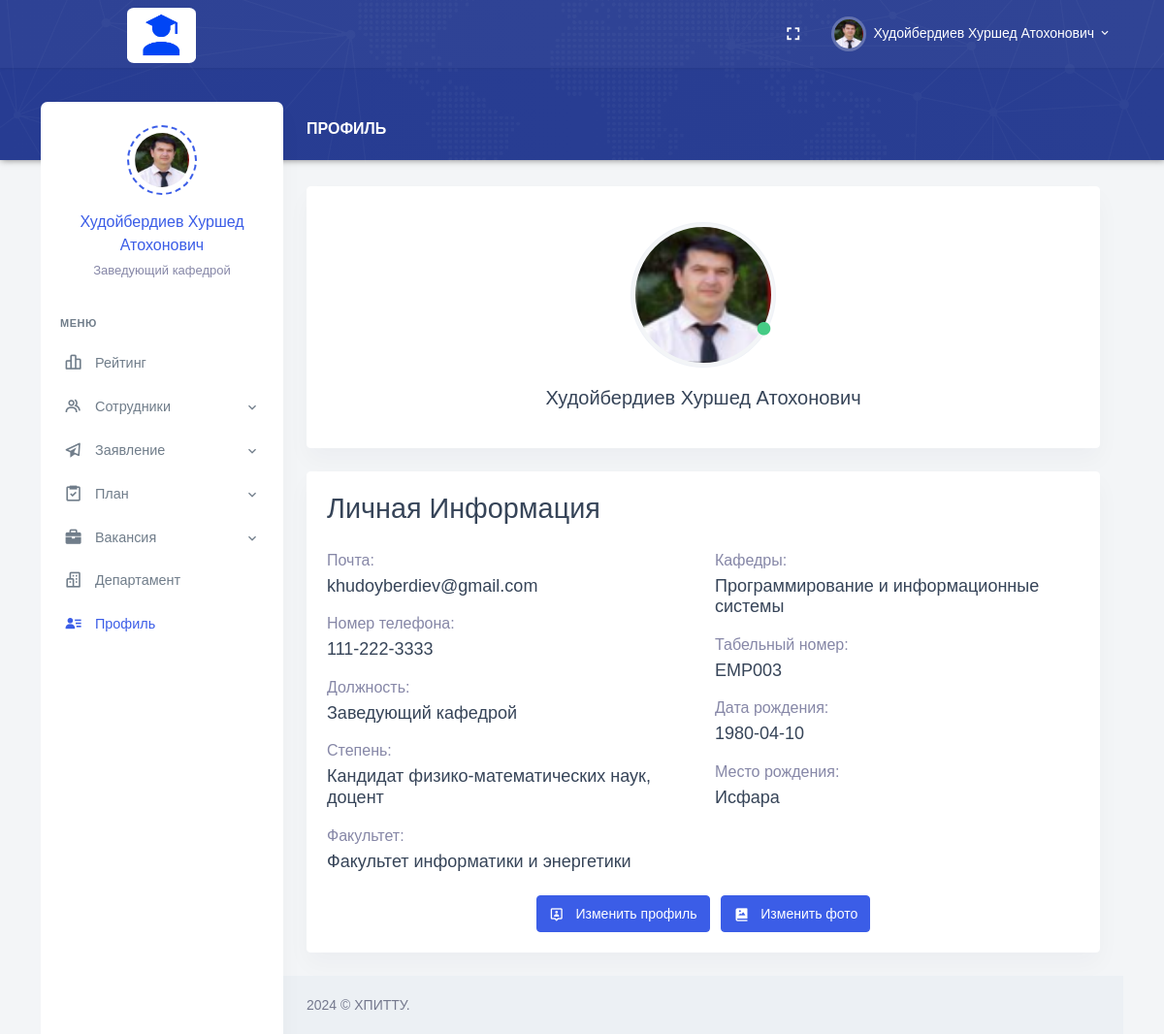
Screenshot of /Role/HR/profile.php (signed in) with the database file from the repository.
### tables this page shows
CREATE TABLE `employees` (
  `Employee_Id` int NOT NULL AUTO_INCREMENT,
  `Full_Name` varchar(255) DEFAULT NULL,
  `Date_of_Birth` date DEFAULT NULL,
  `Place_of_Birth` varchar(255) DEFAULT NULL,
  `Position_Id` int DEFAULT NULL,
  `Degree_Id` int DEFAULT NULL,
  `Faculty_Id` int DEFAULT NULL,
  `Department_Id` int DEFAULT NULL,
  `User_Role_Id` int DEFAULT NULL,
  `Email` varchar(255) DEFAULT NULL,
  `Phone_Number` varchar(20) DEFAULT NULL,
  `Employee_Number` varchar(20) DEFAULT NULL,
  `Date_Added` date DEFAULT NULL,
  `Path_Photo` varchar(255) DEFAULT NULL,
  `Username` varchar(255) DEFAULT NULL,
  `Password` varchar(255) DEFAULT NULL,
  PRIMARY KEY (`Employee_Id`),
  KEY `Degree_Id` (`Degree_Id`),
  KEY `Faculty_Id` (`Faculty_Id`),
  KEY `Department_Id` (`Department_Id`),
  KEY `User_Role_Id` (`User_Role_Id`),
  KEY `employees_ibfk_1` (`Position_Id`),
  CONSTRAINT `employees_ibfk_1` FOREIGN KEY (`Position_Id`) REFERENCES `positions` (`Position_Id`) ON DELETE CASCADE ON UPDATE CASCADE,
  CONSTRAINT `employees_ibfk_2` FOREIGN KEY (`Degree_Id`) REFERENCES `degrees` (`Degree_Id`) ON DELETE CASCADE ON UPDATE CASCADE,
  CONSTRAINT `employees_ibfk_3` FOREIGN KEY (`Faculty_Id`) REFERENCES `faculties` (`Faculty_Id`) ON DELETE CASCADE ON UPDATE CASCADE,
  CONSTRAINT `employees_ibfk_4` FOREIGN KEY (`Department_Id`) REFERENCES `departments` (`Department_Id`) ON DELETE CASCADE ON UPDATE CASCADE,
  CONSTRAINT `employees_ibfk_5` FOREIGN KEY (`User_Role_Id`) REFERENCES `user_roles` (`User_Role_Id`) ON DELETE CASCADE ON UPDATE CASCADE
);

CREATE TABLE `positions` (
  `Position_Id` int NOT NULL,
  `Position_Name` varchar(255) DEFAULT NULL,
  PRIMARY KEY (`Position_Id`)
);

CREATE TABLE `degrees` (
  `Degree_Id` int NOT NULL,
  `Degree_Name` varchar(255) DEFAULT NULL,
  PRIMARY KEY (`Degree_Id`)
);

CREATE TABLE `faculties` (
  `Faculty_Id` int NOT NULL,
  `Faculty_Name` varchar(255) DEFAULT NULL,
  PRIMARY KEY (`Faculty_Id`)
);

CREATE TABLE `departments` (
  `Department_Id` int NOT NULL,
  `Department_Name` varchar(255) DEFAULT NULL,
  PRIMARY KEY (`Department_Id`)
);

### Role/HR/profile.php (the view, shortened to what the rows shown need)
<?php
require_once "header.php";
require_once "conn.php";
$sql_query = "SELECT Full_Name, Position_Id, Email, Phone_Number, Degree_Id, Faculty_Id, Department_Id, Employee_Number, Date_Of_Birth, Place_Of_Birth, Path_Photo FROM employees WHERE Username = ?";
$stmt = mysqli_prepare($conn, $sql_query);
if ($stmt) {
    mysqli_stmt_bind_param($stmt, "s", $_SESSION["Username"]);
    mysqli_stmt_execute($stmt);
    $result = mysqli_stmt_get_result($stmt);
    if (mysqli_num_rows($result) > 0) {
        $row = mysqli_fetch_assoc($result);
        $Full_Name = ucwords($row["Full_Name"]);
        $Position_Id = $row["Position_Id"];
        $Email = $row["Email"];
        $Phone_Number = $row["Phone_Number"];
        $Degree_Id = $row["Degree_Id"];
        $Faculty_Id = $row["Faculty_Id"];
        $Department_Id = $row["Department_Id"];
        $Employee_Number = $row["Employee_Number"];
        $Date_Of_Birth = $row["Date_Of_Birth"];
        $Place_Of_Birth = $row["Place_Of_Birth"];
        $Path_Photo = $row["Path_Photo"];
        $sql_faculty = "SELECT Faculty_Name FROM faculties WHERE Faculty_Id = ?";
        $stmt_faculty = mysqli_prepare($conn, $sql_faculty);
        mysqli_stmt_bind_param($stmt_faculty, "i", $Faculty_Id);
        mysqli_stmt_execute($stmt_faculty);
        $result_faculty = mysqli_stmt_get_result($stmt_faculty);
        $row_faculty = mysqli_fetch_assoc($result_faculty);
        $Faculty_Name = $row_faculty['Faculty_Name'];
        $sql_department = "SELECT Department_Name FROM departments WHERE Department_Id = ?";
        $stmt_department = mysqli_prepare($conn, $sql_department);
        mysqli_stmt_bind_param($stmt_department, "i", $Department_Id);
        mysqli_stmt_execute($stmt_department);
        $result_department = mysqli_stmt_get_result($stmt_department);
        $row_department = mysqli_fetch_assoc($result_department);
        $Department_Name = $row_department['Department_Name'];
        $sql_position = "SELECT Position_Name FROM positions WHERE Position_Id = ?";
        $stmt_position = mysqli_prepare($conn, $sql_position);
        mysqli_stmt_bind_param($stmt_position, "i", $Position_Id);
        mysqli_stmt_execute($stmt_position);
        $result_position = mysqli_stmt_get_result($stmt_position);
        $row_position = mysqli_fetch_assoc($result_position);
        $Position_Name = $row_position['Position_Name'];
        $sql_degree = "SELECT Degree_Name FROM degrees WHERE Degree_Id = ?";
        $stmt_degree = mysqli_prepare($conn, $sql_degree);
        mysqli_stmt_bind_param($stmt_degree, "i", $Degree_Id);
        mysqli_stmt_execute($stmt_degree);
        $result_degree = mysqli_stmt_get_result($stmt_degree);
        $row_degree = mysqli_fetch_assoc($result_degree);
        $Degree_Name = $row_degree['Degree_Name'];
    } else {
        echo "Данные не найдены";
    }
} else {
    echo "Ошибка запроса: " . mysqli_error($conn);
}
?>
<div class="main-content">
    <div class="page-content">
        <div class="row">
            <div class="col-md-12 col-xl-12">
                <div class="card">
                    <div class="card-body">
                        <div class="profile-widgets py-3">
                            <div class="text-center">
                                <div class="d-flex justify-content-center align-items-center">
                                    <div class="position-relative">
                                        <img src="../Personal/upload/<?php if(!empty($Path_Photo)){ echo $Path_Photo; }else{ echo "1.jpg"; } ?>" alt=""
                                            class="avatar-lg mx-auto img-thumbnail rounded-circle"
                                            style="width: 150px; height: 150px;">
                                        <div class="online-circle"
                                            style="position: absolute; right: -50px; top: 100px;">
                                            <i class="fas fa-circle text-success"></i>
                                        </div>
                                    </div>
                                </div>
                                <div class="mt-3">
                                    <a href="#" class="text-reset fw-medium font-size-20"><?php echo $Full_Name; ?></a>
                                </div>
                            </div>
                        </div>
                    </div>
                </div>
                <div class="card">
                    <div class="card-body">
                        <h2>Личная Информация</h2>
                        <div class="row">
                            <div class="col-md-6">
                                <div class="mt-3">
                                    <p class="font-size-16 text-muted mb-1">Почта:</p>
                                    <h5 class=""><?php echo $Email; ?></h5>
                                </div>
                                <div class="mt-3">
                                    <p class="font-size-16 text-muted mb-1">Номер телефона:</p>
                                    <h5 class=""><?php echo $Phone_Number; ?></h5>
                                </div>
                                <div class="mt-3">
                                    <p class="font-size-16 text-muted mb-1">Должность:</p>
                                    <h5 class=""><?php echo $Position_Name; ?></h5>
                                </div>
                                <div class="mt-3">
                                    <p class="font-size-16 text-muted mb-1">Степень:</p>
                                    <h5 class=""><?php echo $Degree_Name; ?></h5>
                                </div>
                                <div class="mt-3">
                                    <p class="font-size-16 text-muted mb-1">Факультет:</p>
                                    <h5 class=""><?php echo $Faculty_Name; ?></h5>
                                </div>
                            </div>
                            <div class="col-md-6">
                                <div class="mt-3">
                                    <p class="font-size-16 text-muted mb-1">Кафедры:</p>
                                    <h5 class=""><?php echo $Department_Name; ?></h5>
                                </div>
                                <div class="mt-3">
                                    <p class="font-size-16 text-muted mb-1">Табельный номер:</p>
                                    <h5 class=""><?php echo $Employee_Number; ?></h5>
                                </div>
                                <div class="mt-3">
                                    <p class="font-size-16 text-muted mb-1">Дата рождения:</p>
                                    <h5 class=""><?php echo $Date_Of_Birth; ?></h5>
                                </div>
                                <div class="mt-3">
                                    <p class="font-size-16 text-muted mb-1">Место рождения:</p>
                                    <h5 class=""><?php echo $Place_Of_Birth; ?></h5>
                                </div>
                            </div>
                        </div>
                    </div>
                </div>
            </div>
        </div>
    </div>
    <?php
require_once "footer.php";
?>

### Role/HR/header.php (shortened to what the rows shown need)
<?php
    require_once "conn.php";
    $sql_command = "SELECT e.*, p.Position_Name, e.Path_Photo
    FROM employees e
    INNER JOIN positions p ON e.Position_Id = p.Position_Id
    WHERE e.Username = '{$_SESSION['Username']}'";
$result = mysqli_query($conn, $sql_command);
if (mysqli_num_rows($result) > 0) {
while ($rows = mysqli_fetch_assoc($result)) {
$Full_Name = ucwords($rows["Full_Name"]);
$Position_Name = $rows["Position_Name"];
$Path_Photo = $rows["Path_Photo"];
}
}
?>
<!doctype html>
<html lang="en">
<head>
    <link href="/assets/css/bootstrap.min.css" id="bootstrap-style" rel="stylesheet" type="text/css" />
    <link href="/assets/css/app.min.css" id="app-style" rel="stylesheet" type="text/css" />
    <link href="/assets/libs/datatables.net-bs4/css/dataTables.bootstrap4.min.css" rel="stylesheet" type="text/css" />
    <link href="/assets/libs/datatables.net-buttons-bs4/css/buttons.bootstrap4.min.css" rel="stylesheet"
        type="text/css" />
    <link href="/assets/libs/datatables.net-responsive-bs4/css/responsive.bootstrap4.min.css" rel="stylesheet"
        type="text/css" />
    <link href="/assets/css/icons.min.css" rel="stylesheet" type="text/css" />
</head>
<body data-layout="detached" data-topbar="colored">
<div class="container-fluid">
        <div id="layout-wrapper">
            <header id="page-topbar">
                <div class="navbar-header">
                    <div class="container-fluid">
                        <div class="float-end">
                            <div class="dropdown d-inline-block">
                                <button type="button" class="btn header-item waves-effect"
                                    id="page-header-user-dropdown" data-bs-toggle="dropdown" aria-haspopup="true"
                                    aria-expanded="false">
                                    <img class="rounded-circle header-profile-user"
                                        src="../Personal/upload/<?php if(!empty($Path_Photo)){ echo $Path_Photo; }else{ echo "1.jpg"; } ?>" alt="Header Avatar">
                                    <span class="d-none d-xl-inline-block ms-1"><?php echo $Full_Name; ?></span>
                                    <i class="mdi mdi-chevron-down d-none d-xl-inline-block"></i>
                                </button>
                            </div>
                        </div>
                    </div>
            </header>
            <div class="vertical-menu">
                <div class="h-100">
                    <div class="user-wid text-center py-4">
                        <div class="user-img">
                            <img src="../Personal/upload/<?php if(!empty($Path_Photo)){ echo $Path_Photo; }else{ echo "1.jpg"; } ?>" alt=""
                                class="avatar-md mx-auto rounded-circle">
                        </div>
                        <div class="mt-3">
                            <a href="#" class="text-reset fw-medium font-size-16"><?php echo $Full_Name; ?></a>
                            <p class="text-muted mt-1 mb-0 font-size-13"><?php echo $Position_Name; ?></p>
                        </div>
                    </div>
                </div>
            </div>

### rows the page displays
employees: Path_Photo (picture), Full_Name "Худойбердиев Хуршед Атохонович", Position_Id.Position_Name "Заведующий кафедрой", Email "khudoyberdiev@gmail.com", Phone_Number "111-222-3333", Employee_Number "EMP003", Date_of_Birth "1980-04-10", Place_of_Birth "Исфара"
positions: Position_Name "Заведующий кафедрой"
degrees: Degree_Name "Кандидат физико-математических наук, доцент"
faculties: Faculty_Name "Факультет информатики и энергетики"
departments: Department_Name "Программирование и информационные системы"
